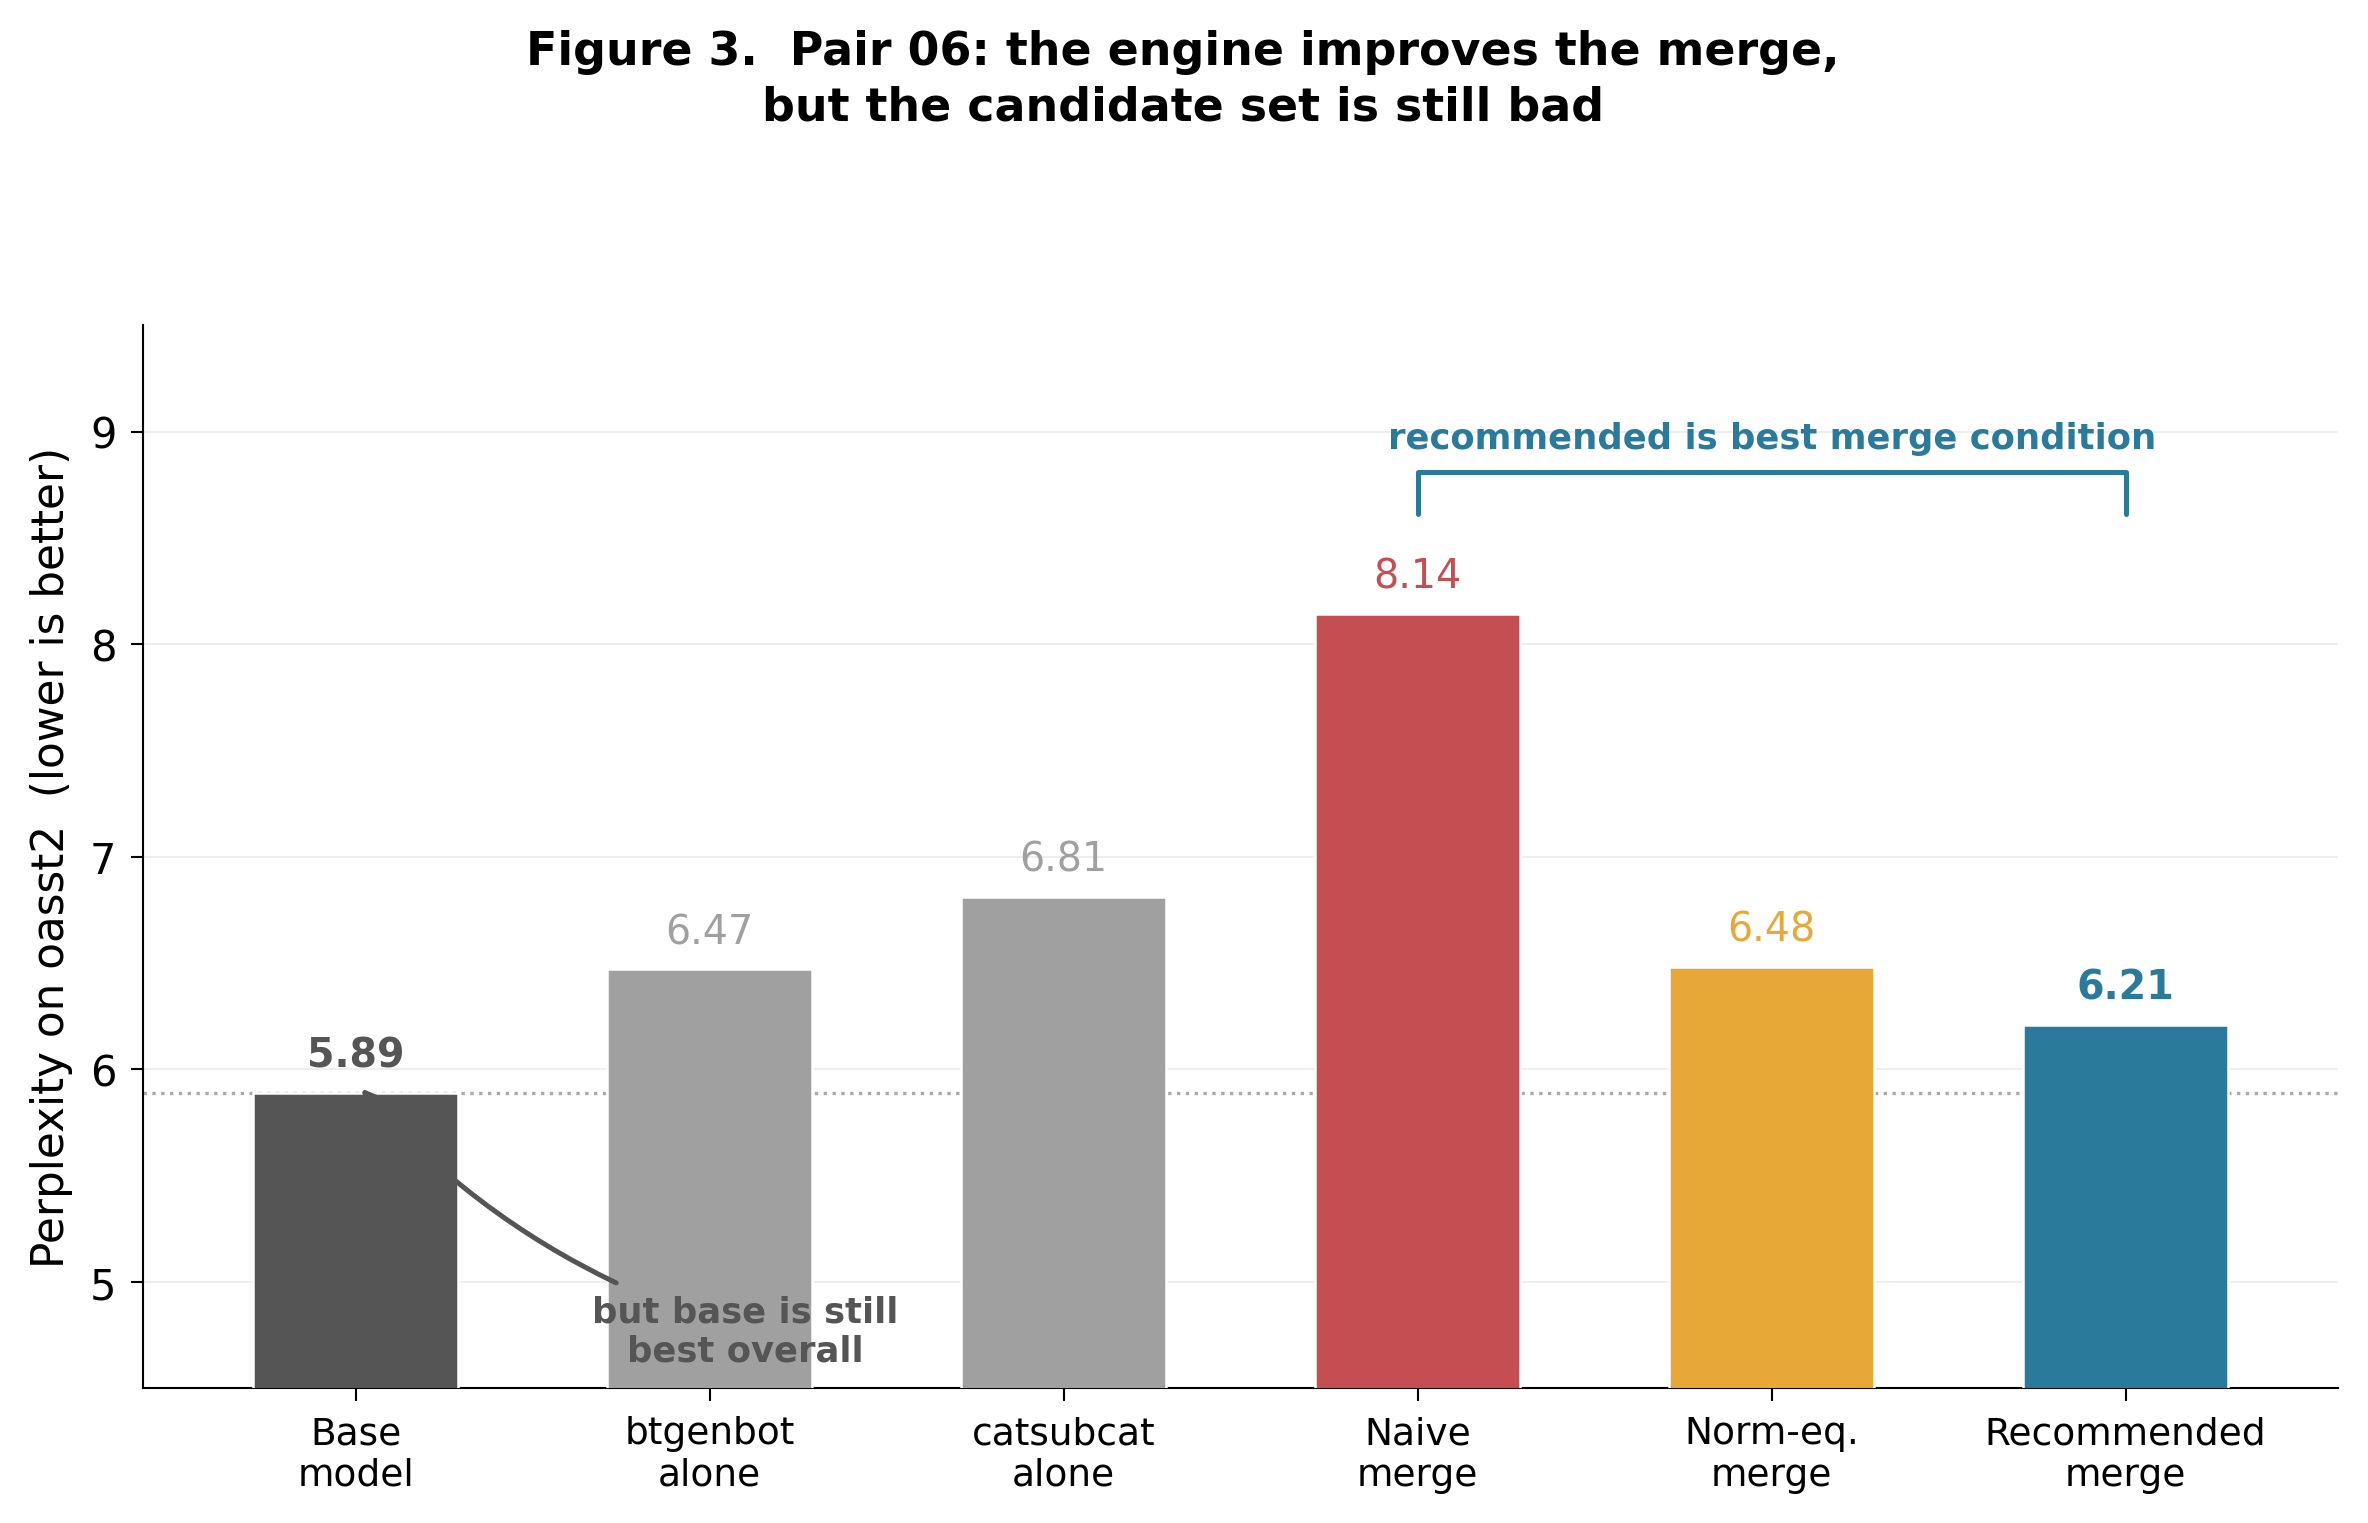

This chart was generated by the following Python code:
#!/usr/bin/env python3
"""
Figure 3 — Pair 06: the engine improves the merge, but the candidate set is still bad.

Single-panel vertical bar chart spotlighting Pair 06 (catsubcat × btgenbot)
on oasst2 perplexity. Shows base model, both solo adapters, and all three
merge conditions.

Usage:
    python figures/fig3_pair06_spotlight.py
    # Produces: figures/fig3_pair06_spotlight.pdf
    #           figures/fig3_pair06_spotlight.png
"""

from __future__ import annotations

import matplotlib.pyplot as plt
import matplotlib.patches as mpatches
import numpy as np

# ---------------------------------------------------------------------------
# Data — oasst2 perplexity (lower is better)
# ---------------------------------------------------------------------------

categories = [
    "Base\nmodel",
    "btgenbot\nalone",
    "catsubcat\nalone",
    "Naive\nmerge",
    "Norm-eq.\nmerge",
    "Recommended\nmerge",
]

values = [5.89, 6.47, 6.81, 8.14, 6.48, 6.21]

# ---------------------------------------------------------------------------
# Colors — base gets its own neutral color, solo adapters are muted,
# merge conditions use the palette from figs 1–2
# ---------------------------------------------------------------------------

COL_BASE    = "#555555"
COL_SOLO    = "#a0a0a0"
COL_NAIVE   = "#c44e52"
COL_NORMEQ  = "#e8a838"
COL_REC     = "#2a7b9b"

colors = [COL_BASE, COL_SOLO, COL_SOLO, COL_NAIVE, COL_NORMEQ, COL_REC]

# ---------------------------------------------------------------------------
# Plot
# ---------------------------------------------------------------------------

fig, ax = plt.subplots(figsize=(8, 5))

x = np.arange(len(categories))
bars = ax.bar(
    x, values, width=0.58,
    color=colors, edgecolor="white", linewidth=0.6, zorder=3,
)

# ---------------------------------------------------------------------------
# Value labels above bars
# ---------------------------------------------------------------------------

for i, (xi, v) in enumerate(zip(x, values)):
    ax.text(
        xi, v + 0.08, f"{v:.2f}",
        ha="center", va="bottom", fontsize=9.5,
        fontweight="bold" if i == 0 or i == 5 else "normal",
        color=colors[i],
    )

# ---------------------------------------------------------------------------
# Annotation 1: bracket over merge bars — "Recommended is best merge condition"
# ---------------------------------------------------------------------------

merge_x = x[3:6]
bracket_y = max(values[3:6]) + 0.55
bracket_top = bracket_y + 0.12

# Bracket arms
ax.plot(
    [merge_x[0], merge_x[0], merge_x[-1], merge_x[-1]],
    [bracket_y - 0.08, bracket_top, bracket_top, bracket_y - 0.08],
    color=COL_REC, linewidth=1.2, solid_capstyle="round",
    clip_on=False,
)
ax.text(
    merge_x[1], bracket_top + 0.08,
    "recommended is best merge condition",
    ha="center", va="bottom", fontsize=8.5,
    fontweight="bold", color=COL_REC,
)

# ---------------------------------------------------------------------------
# Annotation 2: "But base is still best overall"
# ---------------------------------------------------------------------------

ax.annotate(
    "but base is still\nbest overall",
    xy=(x[0], values[0] + 0.05),
    xytext=(x[0] + 1.1, values[0] - 0.95),
    fontsize=8.5, fontweight="bold", color=COL_BASE,
    ha="center", va="top",
    arrowprops=dict(
        arrowstyle="-|>", color=COL_BASE, lw=1.2,
        connectionstyle="arc3,rad=-0.15",
    ),
)

# ---------------------------------------------------------------------------
# Base reference line
# ---------------------------------------------------------------------------

ax.axhline(y=values[0], color=COL_BASE, linewidth=0.8, linestyle=":", alpha=0.5, zorder=2)

# ---------------------------------------------------------------------------
# Formatting
# ---------------------------------------------------------------------------

ax.set_xticks(x)
ax.set_xticklabels(categories, fontsize=9)
ax.set_ylabel("Perplexity on oasst2  (lower is better)", fontsize=10.5)
ax.set_ylim(4.5, 9.5)
ax.set_xlim(-0.6, len(categories) - 0.4)

ax.spines["top"].set_visible(False)
ax.spines["right"].set_visible(False)
ax.spines["left"].set_linewidth(0.5)
ax.spines["bottom"].set_linewidth(0.5)
ax.tick_params(axis="both", which="both", length=3, width=0.5)

ax.set_axisbelow(True)
ax.yaxis.grid(True, color="#eee", linewidth=0.5)

# Title
fig.suptitle(
    "Figure 3.  Pair 06: the engine improves the merge,\n"
    "but the candidate set is still bad",
    fontsize=11, fontweight="bold", y=1.01,
    linespacing=1.3,
)

plt.tight_layout(rect=[0, 0, 1, 0.94])

# ---------------------------------------------------------------------------
# Save
# ---------------------------------------------------------------------------

for ext in ("pdf", "png"):
    path = f"figures/fig3_pair06_spotlight.{ext}"
    fig.savefig(path, dpi=300, bbox_inches="tight")
    print(f"Saved: {path}")

plt.close(fig)
